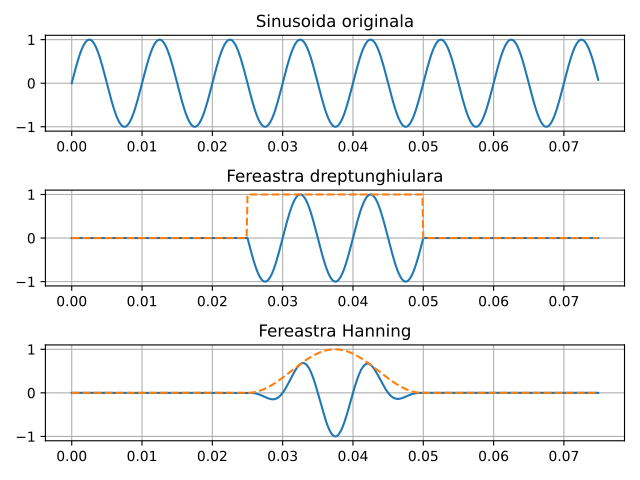

Python code for this plot:
import numpy as np
import matplotlib.pyplot as plt


def fereastra_dreptunghiulara(N):
    return np.ones(N)


def fereastra_hanning(N):
    n = np.arange(N)
    return 0.5 * (1 - np.cos(2 * np.pi * n / (N - 1)))


f = 100
A = 1
phi = 0
Nw = 200
fs = 8000 

N = 600 
n = np.arange(N)
t = n / fs
x = A * np.sin(2 * np.pi * f * t + phi)

start = (N - Nw) // 2
w_drept = np.zeros(N)
w_drept[start:start + Nw] = fereastra_dreptunghiulara(Nw)
w_hann = np.zeros(N)
w_hann[start:start + Nw] = fereastra_hanning(Nw)

fig, ax = plt.subplots(3)

ax[0].plot(t, x)
ax[0].set_title('Sinusoida originala')

ax[1].plot(t, x * w_drept)
ax[1].plot(t, w_drept, '--')
ax[1].set_title('Fereastra dreptunghiulara')

ax[2].plot(t, x * w_hann)
ax[2].plot(t, w_hann, '--')
ax[2].set_title('Fereastra Hanning')

for a in ax:
    a.grid()
fig.tight_layout()

plt.savefig("lab6/ex5/ex5.pdf")
plt.show()
